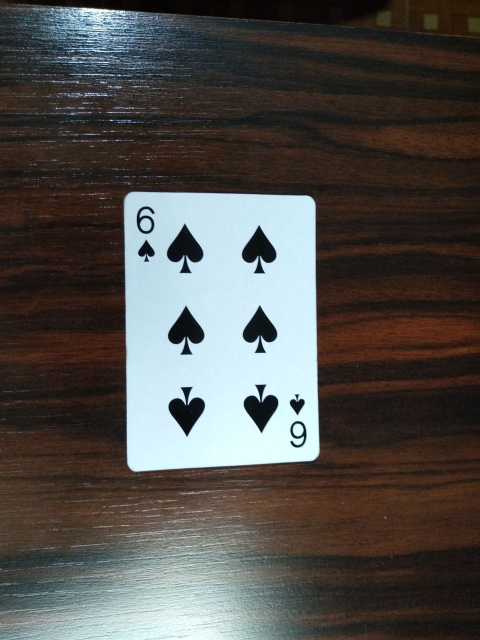
#> input picture images/card.jpg, 960 x 1280 px, found by its file name (shown at 1/2 size)
$ python find_contours.py
#> lines starting #> are read from the running program, lines starting #| are printed output that depends on the picture; after the words box and inside, x2 and y2 are one past the last pixel; in counts of white or black regions, pixels touching at a corner belong together
### examples/helpers.py
import cv2
import numpy as np


def show_image(image):
    cv2.imshow("Press Q to close", image)
    key = cv2.waitKey(0)
    if key == ord("q"):
        cv2.destroyAllWindows()

# [35 lines left out: function stack_images, not called in this run]

### examples/find_contours.py
import cv2
from helpers import show_image


IMAGES_DIR = "..\\images\\"


# Carregar uma imagem
original_image = cv2.imread(IMAGES_DIR + "card.jpg")
#> original_image is the input picture: shape (1280, 960, 3); mean B, G, R 76.2, 79.2, 81.6
image = cv2.cvtColor(original_image, cv2.COLOR_BGR2GRAY)
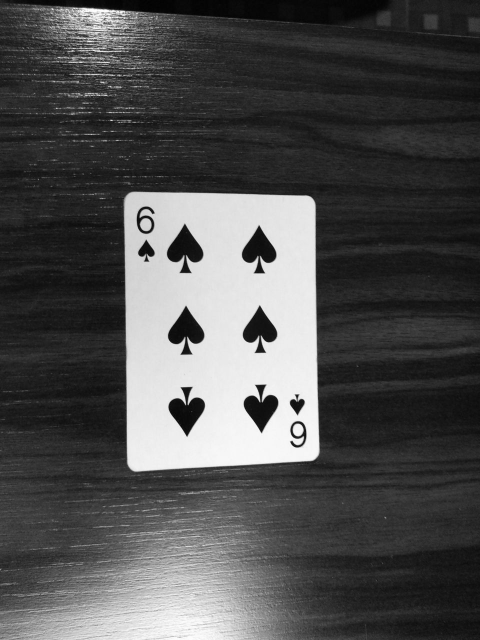
#> image: shape (1280, 960) (shown at 1/2 size); min 0, max 255, mean 79.6
# image = cv2.GaussianBlur(image, (5, 5), 0)
image = cv2.medianBlur(image, 5)

# https://docs.opencv.org/4.5.1/d7/d4d/tutorial_py_thresholding.html

# Para aplicar o threshold, a imagem deve estar em escala de cinza
retval, thresh = cv2.threshold(image, 200, 255, cv2.THRESH_BINARY)
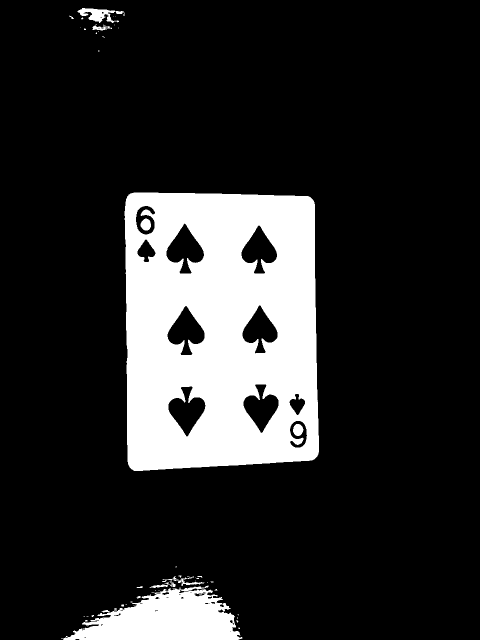
#> thresh: shape (1280, 960) (shown at 1/2 size); 16.8% white; 65 white regions (49 under 20 px)

# Threshold adaptativo
# thresh = cv2.adaptiveThreshold(
#     image,
#     255,
#     cv2.ADAPTIVE_THRESH_GAUSSIAN_C,
#     cv2.THRESH_BINARY,
#     11,
#     7
# )
show_image(thresh)
#> (key q is pressed here)

# Detectar contornos
# https://docs.opencv.org/4.5.1/d4/d73/tutorial_py_contours_begin.html
contours, hierarchy = cv2.findContours(
    thresh,
    cv2.RETR_TREE,
    cv2.CHAIN_APPROX_SIMPLE
)
#> contours = 111 contours, 80 with area under 20; largest, box (x1, y1, x2, y2) and area: (249, 385, 638, 942) 205626, (126, 1171, 485, 1280) 23173, (332, 446, 409, 548) 4072, (336, 772, 412, 874) 3992, (334, 611, 410, 711) 3972

# Desenhar contornos em uma imagem
image = cv2.drawContours(
    original_image,  # imagem
    contours,  # valores de contornos, obtidos com o findContours()
    -1,  # contour index, -1 desenha todos, de resto seque a ordem
    (255, 0, 0),  # cor do contorno
    2  # grossura do contorno
)
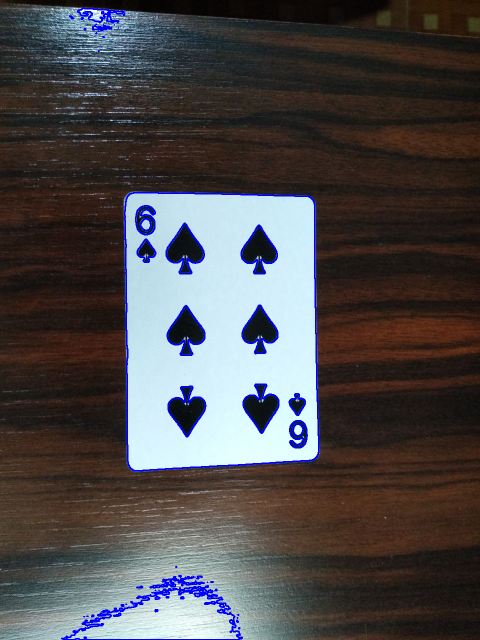
#> image: shape (1280, 960, 3) (shown at 1/2 size); mean B, G, R 77, 75.3, 78.1

show_image(image)
#> (key Esc is pressed here)

$ run again, with images/print.png saved as images/card.jpg
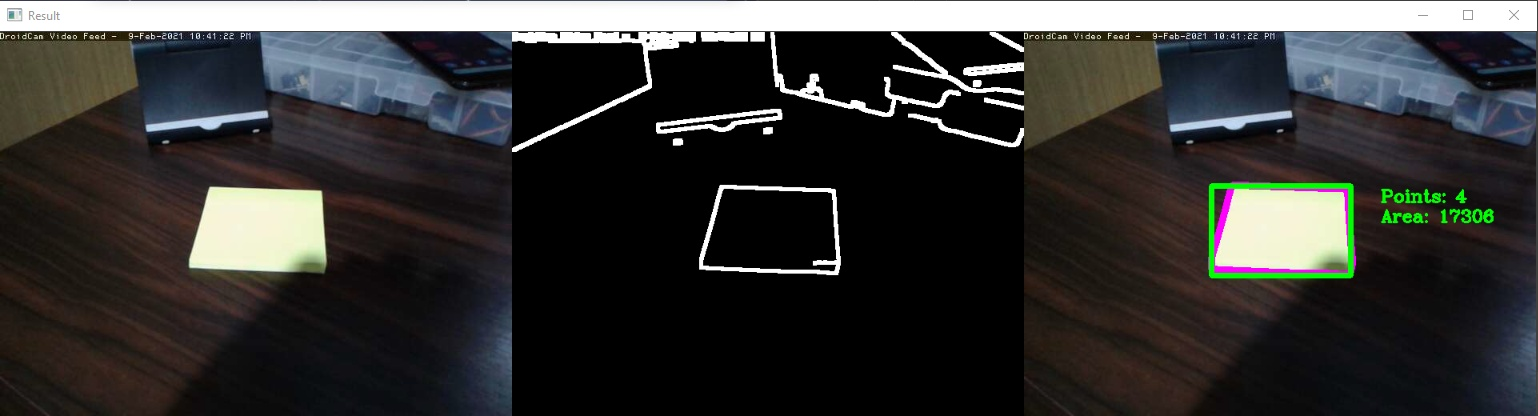
#> input picture images/print.png, 1538 x 416 px, found by its file name
#> original_image is the input picture: shape (416, 1538, 3); mean B, G, R 53.2, 54.4, 54.8
#> `retval, thresh = cv2.threshold(image, 200, 255, cv2.THRESH_BINARY)`:
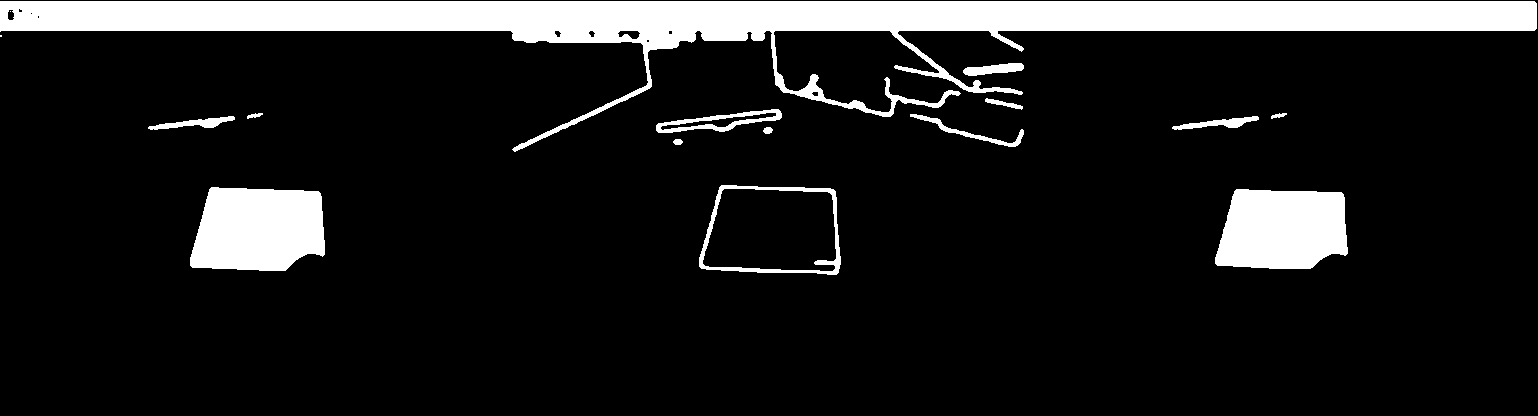
#> thresh: shape (416, 1538); 11.9% white; 16 white regions (2 under 20 px)
#> contours = 28 contours, 7 with area under 20; largest, box (x1, y1, x2, y2) and area: (0, 1, 1537, 152) 50452, (699, 185, 841, 275) 10936, (702, 188, 837, 272) 9672, (190, 187, 325, 271) 9412, (1215, 189, 1348, 269) 8877
#> `image = cv2.drawContours( original_image,`:
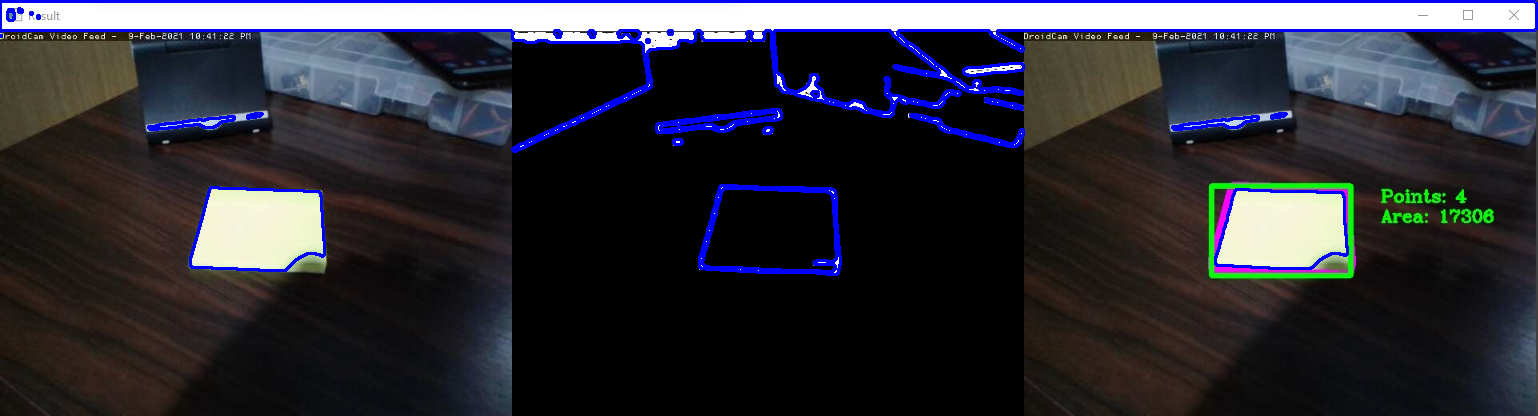
#> image: shape (416, 1538, 3); mean B, G, R 55.8, 47.2, 47.5
